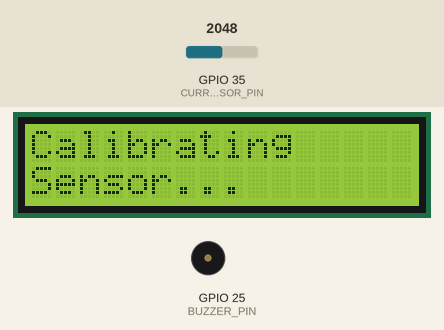
This sketch was run on a simulated ESP32. Shown: 16×2 character LCD, buzzer (waves = sounding). Inputs (shaded band) come from the test bench; at power-on: GPIO 35 (CURRENT_SENSOR_PIN) = 2048. WiFi joins after 1.5 s; servers stay silent unless stated; what the sketch prints to the serial monitor is not drawn.

Above: at 2.2 s.
At 3.4 s:
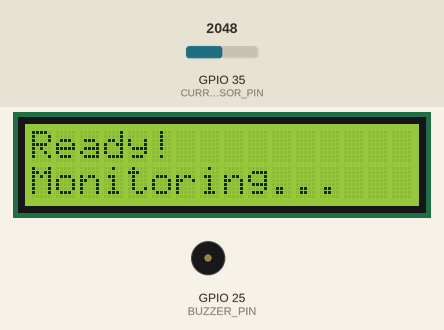
At 16.6 s:
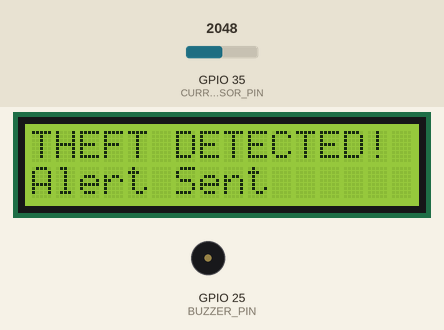
At 18.0 s:
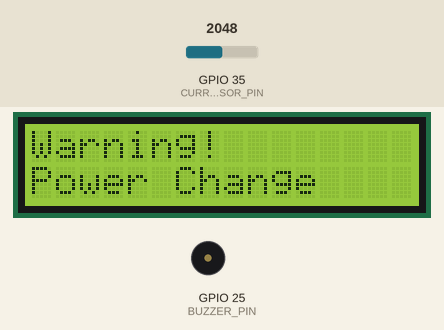
Timing chart, 0 to 19.5 s (numbered marks = the images above):
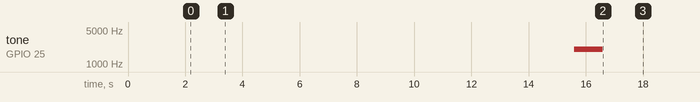

The sketch:

power.ino
```cpp
#include <WiFi.h>
#include <WiFiClient.h>
#include <ThingSpeak.h>
#include <EEPROM.h>
#include <Wire.h>
#include <LiquidCrystal_I2C.h>
#include <ArduinoJson.h>

// WiFi Credentials
char ssid[] = "Act";
char pass[] = "Madhumakeskilled";

// Buzzer Pin
#define BUZZER_PIN 25  // Define buzzer pin (change as needed)
#define BUZZER_DURATION 1000  // Buzzer duration in milliseconds
#define BUZZER_FREQUENCY 2000 // Buzzer frequency in Hz

// LCD I2C Setup
LiquidCrystal_I2C lcd(0x27, 16, 2); // Set the LCD address to 0x27 for a 16 chars and 2 line display

// ThingSpeak API
WiFiClient client;
unsigned long channelid = 2853641;
char thingSpeakWriteAPIKey[] = "3O9LY8ND0MM0VF9D";

// // Server API
// const char* serverName = "http://yourserver.com/api/data";

// Sensor Pin
#define CURRENT_SENSOR_PIN  35   // ACS712 Sensor (A0)

// Constants for ACS712
#define ASSUMED_VOLTAGE 230.0    // Assume constant voltage (230V for AC mains)
#define ACS_SENSITIVITY 0.066    // For ACS712-30A (0.066V/A)
float ACS_OFFSET = 0.0;         // Will be calibrated

// Variables for power measurement
float currentValue = 0.0;
float powerValue = 0.0;
float kWh = 0.0;

// Timing variables
unsigned long lastPrintTime = 0;
unsigned long lastPowerAlertTime = 0;
unsigned long lastThingSpeakUpdate = 0;
#define PRINT_INTERVAL 5000  // Print every 5 seconds

// Enhanced Theft Detection Parameters
#define MOVING_AVERAGE_WINDOW 10
float powerReadings[MOVING_AVERAGE_WINDOW];
int readIndex = 0;
float powerMovingAverage = 0.0;

// Time-based consumption patterns (24 hours, readings every hour)
#define PATTERN_SAMPLES 24
float normalPatterns[PATTERN_SAMPLES];
float patternThresholds[PATTERN_SAMPLES];
unsigned long lastPatternUpdate = 0;

// Theft Detection Timing
#define THEFT_CHECK_INTERVAL 1000   // Check every 1 second (1000ms)
#define CHANGE_DETECTION_SAMPLES 5   // Reduced samples for faster response
unsigned long lastTheftCheckTime = 0;
float previousPowerReadings[CHANGE_DETECTION_SAMPLES];
int sampleIndex = 0;

// Theft Detection Thresholds
float powerThreshold = 100.0;           // Base power threshold
float suddenChangeThreshold = 20.0;     // 20% change triggers alert
float patternDeviationThreshold = 20.0; // 20% deviation from normal
#define MAX_ANOMALIES 3  // Adjusted for 1-second checks
int consecutiveAnomalies = 0;  // Track consecutive anomalies

// Alert Status
bool isTheftAlertActive = false;

// Change Detection Variables
float lastPowerAverage = 0.0;
bool isFirstCheck = true;

// Update Moving Average
void updateMovingAverage(float newPower) {
  powerMovingAverage -= powerReadings[readIndex] / MOVING_AVERAGE_WINDOW;
  powerReadings[readIndex] = newPower;
  powerMovingAverage += newPower / MOVING_AVERAGE_WINDOW;
  readIndex = (readIndex + 1) % MOVING_AVERAGE_WINDOW;
}

// Print Power Consumption Values
void printPowerConsumption() {
    Serial.println("\n=== Power Consumption Report ===");
    Serial.println("--------------------------------");
    Serial.print("Current:     ");
    Serial.print(abs(currentValue), 2);  // Use abs() to show positive value
    Serial.println(" A");

    Serial.print("Voltage:     ");
    Serial.print(ASSUMED_VOLTAGE, 1);
    Serial.println(" V");

    Serial.print("Power:       ");
    Serial.print(abs(powerValue), 2);  // Use abs() to show positive value
    Serial.println(" W");

    Serial.print("Energy:      ");
    Serial.print(abs(kWh), 3);  // Use abs() to show positive value
    Serial.println(" kWh");

    Serial.print("Avg Power:   ");
    Serial.print(abs(powerMovingAverage), 2);  // Use abs() to show positive value
    Serial.println(" W");
    Serial.println("--------------------------------\n");
}

// Measure Current & Calculate Power
void measurePower() {
  float totalCurrent = 0;
  int numSamples = 100;  // Noise reduction

  for (int i = 0; i < numSamples; i++) {
    float currentSensorValue = analogRead(CURRENT_SENSOR_PIN);
    float currentVoltage = (currentSensorValue / 4095.0) * 3.3;
    totalCurrent += (currentVoltage - ACS_OFFSET) / ACS_SENSITIVITY;
        delayMicroseconds(100);
  }
    currentValue = totalCurrent / numSamples;

  // Calculate Power (P = V * I)
  powerValue = ASSUMED_VOLTAGE * currentValue;
    updateMovingAverage(powerValue);

    // Update kWh
    unsigned long currentMillis = millis();
    kWh += powerValue * (currentMillis - lastPowerAlertTime) / 3600000.0;
    lastPowerAlertTime = currentMillis;

    // Print values at regular intervals
    if (currentMillis - lastPrintTime >= PRINT_INTERVAL) {
        printPowerConsumption();
        lastPrintTime = currentMillis;
    }
}

// Update Normal Consumption Pattern
void updateConsumptionPattern() {
  int currentHour = (millis() / 3600000) % 24;

  // Update pattern for current hour
  normalPatterns[currentHour] = (normalPatterns[currentHour] * 0.7) + (powerMovingAverage * 0.3);
  patternThresholds[currentHour] = normalPatterns[currentHour] * (1 + patternDeviationThreshold/100.0);
}

// Enhanced Change Detection
bool detectSignificantChange() {
    float currentAverage = 0.0;
    float previousAverage = 0.0;

    // Calculate current average
    for(int i = 0; i < CHANGE_DETECTION_SAMPLES/2; i++) {
        currentAverage += previousPowerReadings[(sampleIndex - i + CHANGE_DETECTION_SAMPLES) % CHANGE_DETECTION_SAMPLES];
    }
    currentAverage /= (CHANGE_DETECTION_SAMPLES/2);

    // Calculate previous average
    for(int i = CHANGE_DETECTION_SAMPLES/2; i < CHANGE_DETECTION_SAMPLES; i++) {
        previousAverage += previousPowerReadings[(sampleIndex - i + CHANGE_DETECTION_SAMPLES) % CHANGE_DETECTION_SAMPLES];
    }
    previousAverage /= (CHANGE_DETECTION_SAMPLES/2);

    // Calculate percentage change
    float percentageChange = abs(currentAverage - previousAverage) / previousAverage * 100.0;

    if(percentageChange > suddenChangeThreshold) {
        Serial.print("⚠️ Significant change detected: ");
        Serial.print(percentageChange);
        Serial.println("% change in power consumption");
        return true;
    }
    return false;
}

// Function to trigger buzzer alert
void triggerBuzzer() {
    tone(BUZZER_PIN, BUZZER_FREQUENCY, BUZZER_DURATION);
}

// Function to display message on LCD
void displayLCD(const char* line1, const char* line2) {
    lcd.clear();
    lcd.setCursor(0, 0);
    lcd.print(line1);
    lcd.setCursor(0, 1);
    lcd.print(line2);
}

// Enhanced Theft Detection
bool detectTheft() {
    unsigned long currentMillis = millis();
    int currentHour = (currentMillis / 3600000) % 24;
    bool anomalyDetected = false;

    // Store current power reading
    previousPowerReadings[sampleIndex] = powerValue;
    sampleIndex = (sampleIndex + 1) % CHANGE_DETECTION_SAMPLES;

    // Skip first few readings to collect enough samples
    if(isFirstCheck) {
        if(sampleIndex == CHANGE_DETECTION_SAMPLES-1) {
            isFirstCheck = false;
        }
        return false;
    }

    // 1. Check for significant changes
    if(detectSignificantChange()) {
        anomalyDetected = true;
        Serial.println("⚠️ Abnormal power change pattern detected!");
        displayLCD("Warning!", "Power Change");
    }

    // 2. Check absolute power threshold
    if (abs(powerMovingAverage) > powerThreshold) {  // Use abs() to check positive threshold
        anomalyDetected = true;
        Serial.println("⚠️ High power consumption detected!");
        String powerStr = String(abs(powerMovingAverage), 1) + "W";  // Use abs() for display
        displayLCD("High Power Use", powerStr.c_str());
    }

    // 3. Check pattern deviation
    if (abs(powerMovingAverage) > patternThresholds[currentHour]) {  // Use abs() for comparison
        anomalyDetected = true;
        Serial.println("⚠️ Unusual consumption pattern for this time!");
        displayLCD("Unusual Pattern", "Check Power");
    }

    // Update consecutive anomalies with more detailed logging
    if (anomalyDetected) {
        consecutiveAnomalies++;
        Serial.print("⚠️ Anomaly count: ");
        Serial.print(consecutiveAnomalies);
        Serial.print("/");
        Serial.println(MAX_ANOMALIES);

        if (consecutiveAnomalies >= MAX_ANOMALIES && !isTheftAlertActive) {
            isTheftAlertActive = true;
            Serial.println("🚨 POWER THEFT ALERT! Multiple anomalies confirmed!");

            // Display alert on LCD
            displayLCD("THEFT DETECTED!", "Alert Sent");

            // Trigger buzzer
            triggerBuzzer();

            // Send alert to ThingSpeak
            ThingSpeak.setField(4, 1); // Alert field
            return true;
        }
    } else {
        if(consecutiveAnomalies > 0) {
            Serial.println("✅ Normal power consumption resumed");
            String powerStr = String(abs(powerValue), 1) + "W";  // Use abs() for display
            displayLCD("Power Normal", powerStr.c_str());
        }
        consecutiveAnomalies = 0;
        if (isTheftAlertActive) {
            isTheftAlertActive = false;
            ThingSpeak.setField(4, 0); // Clear alert
        }
    }

    return false;
}

// Send Data to ThingSpeak
void sendDataToThingSpeak() {
  ThingSpeak.setField(1, currentValue);
  ThingSpeak.setField(2, powerValue);
  ThingSpeak.setField(3, kWh);
  ThingSpeak.setField(4, isTheftAlertActive ? 1 : 0); // Status: 1 for Theft Detected, 0 for Normal

  int responseCode = ThingSpeak.writeFields(channelid, thingSpeakWriteAPIKey);
  if (responseCode == 200) {
      Serial.println("✅ Data sent to ThingSpeak!");
  } else {
      Serial.print("❌ Error sending data: ");
      Serial.println(responseCode);
  }
}

// Dynamic Calibration for ACS712
void calibrateACS712() {
  Serial.println("Calibrating ACS712 sensor...");
  float total = 0;
  int numSamples = 1000;

  for (int i = 0; i < numSamples; i++) {
    total += (analogRead(CURRENT_SENSOR_PIN) / 4095.0) * 3.3;
    delay(1);
  }

  ACS_OFFSET = total / numSamples;
  Serial.print("ACS712 Offset: ");
  Serial.println(ACS_OFFSET, 3);
}

// Function to send JSON data to server
void sendJsonToServer() {
    // Removed server API code
}

void setup() {
  Serial.begin(115200);

    // Initialize LCD
    lcd.init();
    lcd.backlight();
    displayLCD("Power Monitor", "Starting...");

    // Initialize Buzzer
    pinMode(BUZZER_PIN, OUTPUT);

    // Initialize arrays
    for (int i = 0; i < MOVING_AVERAGE_WINDOW; i++) {
        powerReadings[i] = 0;
    }
    for (int i = 0; i < PATTERN_SAMPLES; i++) {
        normalPatterns[i] = 0;
        patternThresholds[i] = powerThreshold;
    }

  // Connect to Wi-Fi
    displayLCD("Connecting to", ssid);
  WiFi.begin(ssid, pass);
  while (WiFi.status() != WL_CONNECTED) {
    delay(1000);
    Serial.println("Connecting to WiFi...");
  }
  Serial.println("Connected to WiFi!");
    displayLCD("WiFi Connected", "Starting...");
  ThingSpeak.begin(client);

  // Calibrate ACS712
    displayLCD("Calibrating", "Sensor...");
  calibrateACS712();
    displayLCD("Ready!", "Monitoring...");
}

void loop() {
    measurePower();

    unsigned long currentMillis = millis();

    // Check for theft every second
    if (currentMillis - lastTheftCheckTime >= THEFT_CHECK_INTERVAL) {
        if (detectTheft()) {
            Serial.println("🚨 THEFT DETECTED - Immediate Alert!");
            // Alert already handled in detectTheft()
        }
        lastTheftCheckTime = currentMillis;
    }

    // Update consumption pattern every hour
    if (currentMillis - lastPatternUpdate >= 3600000) {
        updateConsumptionPattern();
        lastPatternUpdate = currentMillis;
    }

    // Regular ThingSpeak updates
    if (currentMillis - lastThingSpeakUpdate >= 15000) {
        sendDataToThingSpeak();
        lastThingSpeakUpdate = currentMillis;

        // Update LCD with current power
        if (!isTheftAlertActive) {  // Don't overwrite theft alert
            String powerStr = "Power: " + String(abs(powerValue), 1) + "W";  // Use abs() for display
            String energyStr = "Energy: " + String(abs(kWh), 3) + "kWh";  // Use abs() for display
            displayLCD(powerStr.c_str(), energyStr.c_str());
        }
    }

    delay(2000); // Shorter delay for more responsive detection
}
```

Measured:
- by itself, tone on GPIO 25 (BUZZER_PIN): silent → 2000 Hz at 15.6 s, → silent 1.0 s later
- what the display in image 0 shows lasts 1.1 s, from 2.2 s to 3.3 s
- what the display in image 1 shows lasts 8.2 s, from 3.3 s to 11.5 s
- what the display in image 2 shows lasts 2.4 s, from 15.6 s to 18.0 s
